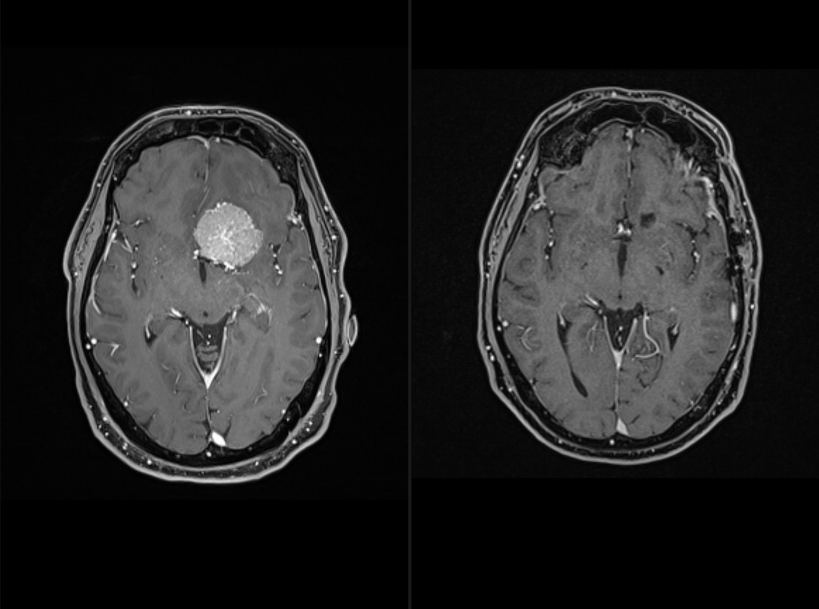
#> input picture radiologie-hirntumor-vor-nach-op.jpg, 1638 x 1218 px (shown at 1/2 size)
$ python test.py
#> lines starting #> are read from the running program, lines starting #| are printed output that depends on the picture; after the words box and inside, x2 and y2 are one past the last pixel; in counts of white or black regions, pixels touching at a corner belong together
import cv2
import numpy as np

I= cv2.imread('radiologie-hirntumor-vor-nach-op.jpg')
#> I is the input picture: shape (1218, 1638, 3); min 0, max 255, mean 33.9
#I= cv2.imread('detect.jpg')
#I= cv2.imread('tumeur2.jpg')
#cv2.waitKey(0)

print('shape of  ',I.shape)
#| shape of   (1218, 1638, 3)
scale_percent = 50 # percentage taille de l'image original
width = int(I.shape[1] * scale_percent / 100)
#> width = 819
height = int(I.shape[0] * scale_percent / 100)
#> height = 609
dim = (width, height)
#> dim = (819, 609)

# resize image ---------------------------------------------------------------------------------
IR = cv2.resize(I, dim, interpolation = cv2.INTER_AREA)
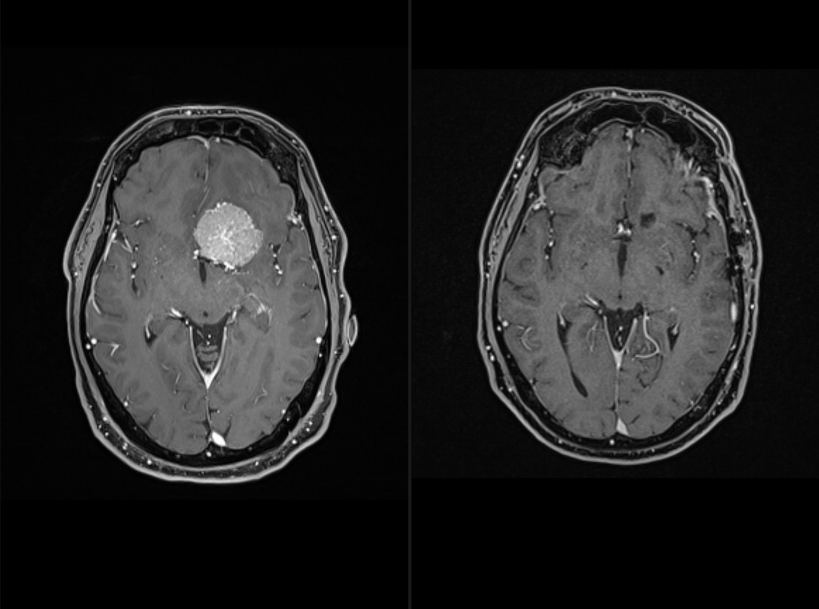
#> IR: shape (609, 819, 3); min 0, max 254, mean 34
cv2.imshow("Resized image",IR)
cv2.waitKey(0)

#reduction de bruiiiiiiiiiiiiiiiiiiiiiiiiiit
IR=cv2.medianBlur(src=IR, ksize= 9)
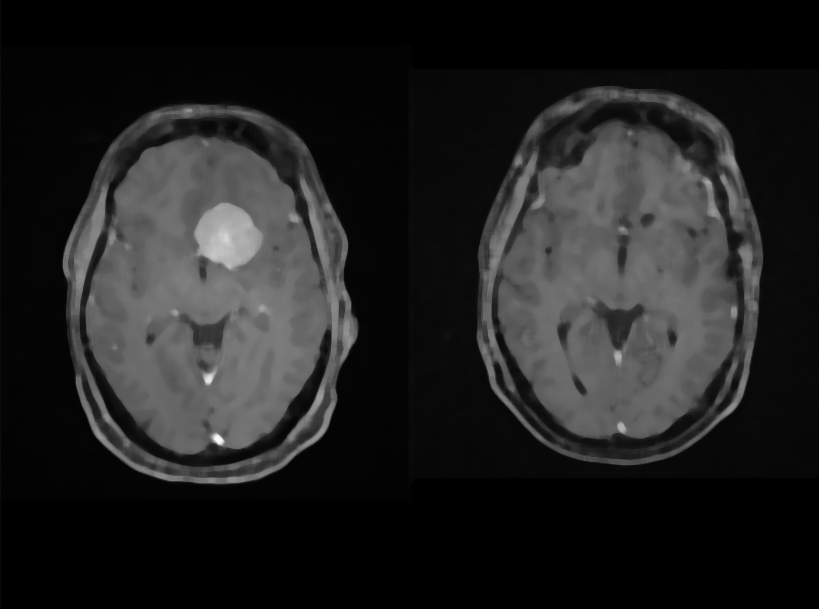
#> IR: shape (609, 819, 3); min 0, max 252, mean 33

# binarized image -------------------------------------------------------------------------------------
th, I_th = cv2.threshold(IR, 156 , 255 , cv2.THRESH_BINARY)
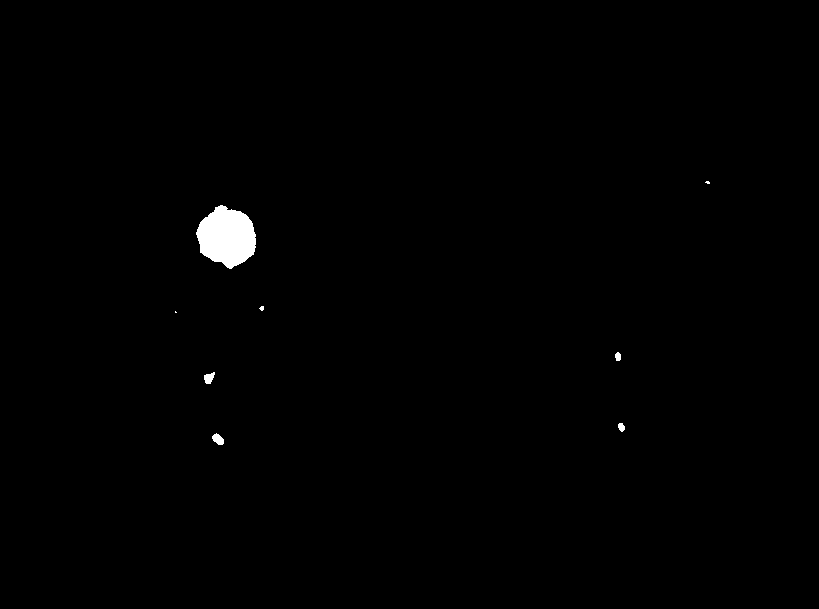
#> I_th: shape (609, 819, 3); 0.61% white; 8 white regions (3 under 20 px), largest, box (x1, y1, x2, y2) and area: (196, 205, 256, 269) 2719, (212, 433, 224, 445) 95, (204, 372, 215, 384) 88, (618, 423, 625, 432) 47, (615, 352, 621, 361) 44
# 'for second brain tumour image '   th, I_th = cv2.threshold(IR, 136 , 255 , cv2.THRESH_BINARY)
print('value of th is  : ',th)
#cv2.imshow('image binarized',I_th)

#edged image-------------------------------------------------------------------------------
edged = cv2.Canny(I_th , 30 , 200)
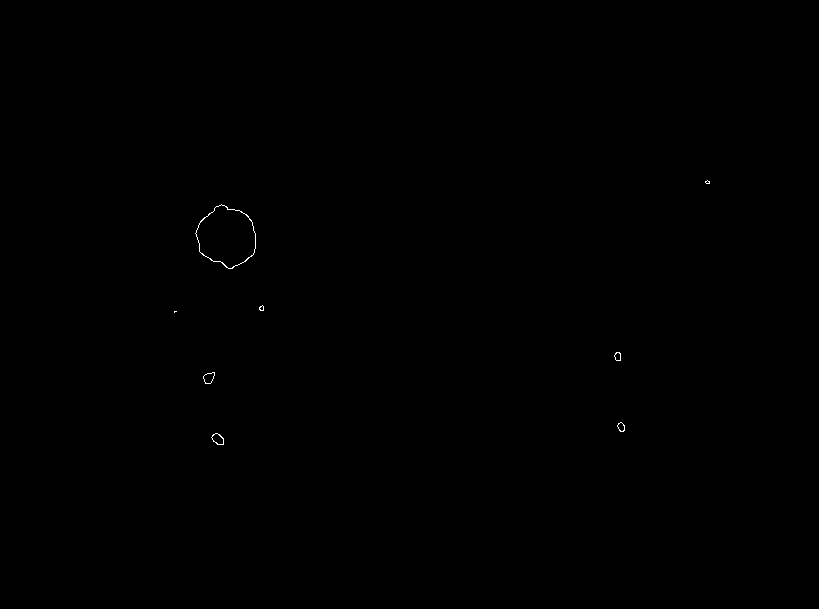
#> edged: shape (609, 819); 0.07% white in thin lines or dots, all inside (x1, y1, x2, y2) = (174, 180, 710, 445)
#finding contours--------------------------------------------------------------
contours, hierarchy = cv2.findContours(edged,
    cv2.RETR_EXTERNAL, cv2.CHAIN_APPROX_SIMPLE)
#> contours = 8 contours, 3 with area under 20; largest, box (x1, y1, x2, y2) and area: (195, 204, 256, 269) 2731, (211, 433, 224, 445) 94, (203, 372, 215, 384) 86, (617, 422, 625, 432) 46, (614, 352, 621, 361) 40
#cv2.imshow('Canny Edges After Contouring', edged)
#cv2.waitKey(0)

print("Number of Contours found = " + str(len(contours)))
#| Number of Contours found = 8
#drawing contours --------------------------------------------------------------------
cv2.drawContours(IR, contours ,-1, (0, 255, 0), 2)
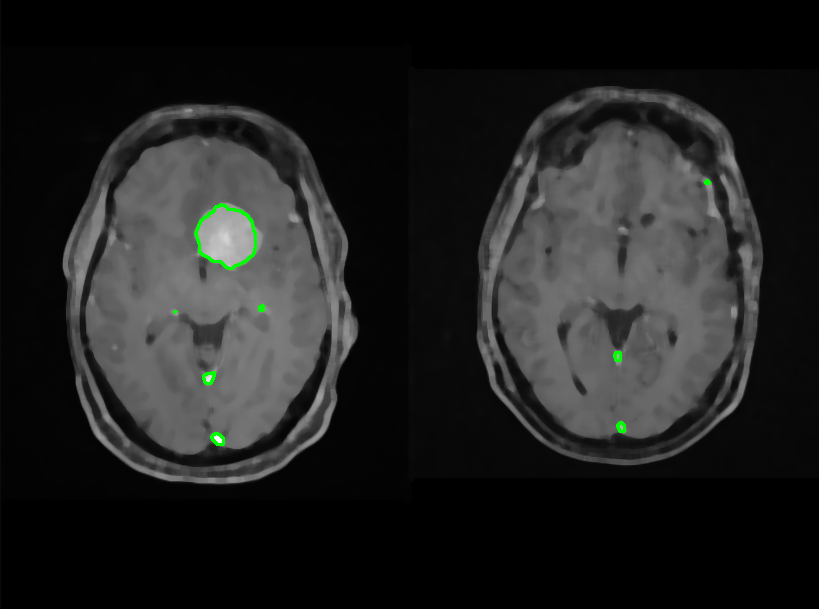
#> IR: shape (609, 819, 3); 0.23% of pixels changed, all inside (x1, y1, x2, y2) = (173, 179, 711, 446)

kernel3 = np.array([[0, -1,  0],
                [-1,  5, -1],
                    [0, -1,  0]])
sharp_img = cv2.filter2D(src=IR, ddepth=-1, kernel=kernel3)

cv2.imshow('final image with Contours', IR)
cv2.waitKey(0)
#  choisir une des deux images sharp_img ou IR-----------------------------------

#cv2.imshow('final image with Contours 2', sharp_img)
#cv2.waitKey(0)
